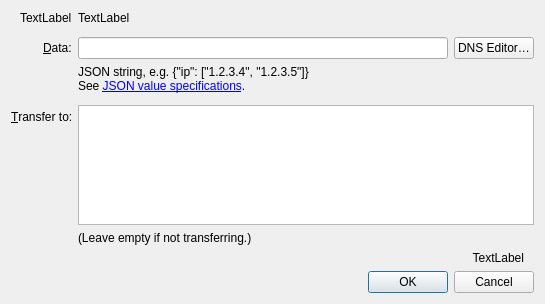
<?xml version="1.0" encoding="UTF-8"?>
<ui version="4.0">
 <class>ConfigureNameDialog</class>
 <widget class="QDialog" name="ConfigureNameDialog">
  <property name="geometry">
   <rect>
    <x>0</x>
    <y>0</y>
    <width>545</width>
    <height>304</height>
   </rect>
  </property>
  <property name="sizePolicy">
   <sizepolicy hsizetype="Preferred" vsizetype="Preferred">
    <horstretch>0</horstretch>
    <verstretch>0</verstretch>
   </sizepolicy>
  </property>
  <property name="windowTitle">
   <string>Configure Name</string>
  </property>
  <layout class="QVBoxLayout" name="verticalLayout">
   <item>
    <layout class="QFormLayout" name="formLayout">
     <property name="fieldGrowthPolicy">
      <enum>QFormLayout::AllNonFixedFieldsGrow</enum>
     </property>
     <property name="labelAlignment">
      <set>Qt::AlignRight|Qt::AlignTrailing|Qt::AlignVCenter</set>
     </property>
     <item row="1" column="0">
      <widget class="QLabel" name="labelNamespace">
       <property name="text">
        <string notr="true">TextLabel</string>
       </property>
       <property name="buddy">
        <cstring>dataEdit</cstring>
       </property>
      </widget>
     </item>
     <item row="1" column="1">
      <widget class="QLabel" name="labelName">
       <property name="text">
        <string notr="true">TextLabel</string>
       </property>
       <property name="textFormat">
        <enum>Qt::PlainText</enum>
       </property>
      </widget>
     </item>
     <item row="2" column="1">
      <spacer name="verticalSpacer_2">
       <property name="orientation">
        <enum>Qt::Vertical</enum>
       </property>
       <property name="sizeHint" stdset="0">
        <size>
         <width>20</width>
         <height>16</height>
        </size>
       </property>
      </spacer>
     </item>
     <item row="4" column="0">
      <widget class="QLabel" name="label">
       <property name="text">
        <string>&amp;Data:</string>
       </property>
       <property name="alignment">
        <set>Qt::AlignLeading|Qt::AlignLeft|Qt::AlignVCenter</set>
       </property>
       <property name="buddy">
        <cstring>dataEdit</cstring>
       </property>
      </widget>
     </item>
     <item row="5" column="1">
      <widget class="QLabel" name="label_4">
       <property name="text">
        <string>JSON string, e.g. {&amp;quot;ip&amp;quot;: [&amp;quot;1.2.3.4&amp;quot;, &amp;quot;1.2.3.5&amp;quot;]}&lt;br&gt;See &lt;a href=&quot;https://github.com/dogecoin/proposals&quot;&gt;JSON value specifications&lt;/a&gt;.</string>
       </property>
       <property name="openExternalLinks">
        <bool>true</bool>
       </property>
      </widget>
     </item>
     <item row="6" column="1">
      <spacer name="verticalSpacer">
       <property name="orientation">
        <enum>Qt::Vertical</enum>
       </property>
       <property name="sizeHint" stdset="0">
        <size>
         <width>20</width>
         <height>16</height>
        </size>
       </property>
      </spacer>
     </item>
     <item row="7" column="0">
      <widget class="QLabel" name="labelTransferTo">
       <property name="text">
        <string>&amp;Transfer to:</string>
       </property>
       <property name="buddy">
        <cstring>transferTo</cstring>
       </property>
      </widget>
     </item>
     <item row="7" column="1">
      <layout class="QHBoxLayout" name="transferToLayout">
       <property name="spacing">
        <number>0</number>
       </property>
       <property name="sizeConstraint">
        <enum>QLayout::SetDefaultConstraint</enum>
       </property>
       <item>
        <widget class="QPayToEdit" name="transferTo">
        </widget>
       </item>
      </layout>
     </item>
     <item row="8" column="1">
      <widget class="QLabel" name="labelTransferToHint">
       <property name="text">
        <string>(Leave empty if not transferring.)</string>
       </property>
      </widget>
     </item>
     <item row="4" column="1">
      <layout class="QHBoxLayout" name="horizontalLayout_3">
       <item>
        <widget class="QLineEdit" name="dataEdit">
         <property name="toolTip">
          <string>Enter JSON string that will be associated with the name</string>
         </property>
         <property name="maxLength">
          <number>520</number>
         </property>
        </widget>
       </item>
       <item>
        <widget class="QPushButton" name="btnDNSEditor">
         <property name="text">
          <string>DNS Editor&#8230;</string>
         </property>
        </widget>
       </item>
      </layout>
     </item>
    </layout>
   </item>
   <item>
    <widget class="QLabel" name="labelSubmitHint">
     <property name="text">
      <string notr="true">TextLabel</string>
     </property>
     <property name="alignment">
      <set>Qt::AlignRight|Qt::AlignTrailing|Qt::AlignVCenter</set>
     </property>
     <property name="margin">
      <number>10</number>
     </property>
     <property name="indent">
      <number>10</number>
     </property>
    </widget>
   </item>
   <item>
    <layout class="QHBoxLayout" name="horizontalLayout">
     <item>
      <spacer name="horizontalSpacer">
       <property name="orientation">
        <enum>Qt::Horizontal</enum>
       </property>
       <property name="sizeHint" stdset="0">
        <size>
         <width>40</width>
         <height>20</height>
        </size>
       </property>
      </spacer>
     </item>
     <item>
      <widget class="QDialogButtonBox" name="buttonBox">
       <property name="sizePolicy">
        <sizepolicy hsizetype="Maximum" vsizetype="Fixed">
         <horstretch>0</horstretch>
         <verstretch>0</verstretch>
        </sizepolicy>
       </property>
       <property name="orientation">
        <enum>Qt::Horizontal</enum>
       </property>
       <property name="standardButtons">
        <set>QDialogButtonBox::Cancel|QDialogButtonBox::Ok</set>
       </property>
      </widget>
     </item>
    </layout>
   </item>
  </layout>
 </widget>
 <customwidgets>
  <customwidget>
   <class>QPayToEdit</class>
   <extends>QPlainTextEdit</extends>
   <header>qpaytoedit.h</header>
  </customwidget>
 </customwidgets>
 <resources>
 </resources>
 <connections>
  <connection>
   <sender>buttonBox</sender>
   <signal>accepted()</signal>
   <receiver>ConfigureNameDialog</receiver>
   <slot>accept()</slot>
   <hints>
    <hint type="sourcelabel">
     <x>248</x>
     <y>254</y>
    </hint>
    <hint type="destinationlabel">
     <x>157</x>
     <y>274</y>
    </hint>
   </hints>
  </connection>
  <connection>
   <sender>buttonBox</sender>
   <signal>rejected()</signal>
   <receiver>ConfigureNameDialog</receiver>
   <slot>reject()</slot>
   <hints>
    <hint type="sourcelabel">
     <x>248</x>
     <y>254</y>
    </hint>
    <hint type="destinationlabel">
     <x>157</x>
     <y>274</y>
    </hint>
   </hints>
  </connection>
 </connections>
</ui>
